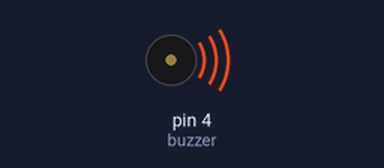
This sketch was run on a simulated Arduino Uno, built with avr-gcc and run on an emulated ATmega328P. Parts: buzzer (waves = sounding, pin HIGH).

Above: at 0.02 s.
Timing chart, 0 to 3.0 s (numbered marks = the images above):
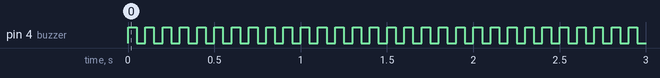

Measured:
- by itself, pin 4 (buzzer): alternates HIGH for 0.05 s and LOW for 0.05 s

The sketch:

sound_buzzer.ino
```cpp
int buzzer = 4;


void setup() {
  // put your setup code here, to run once:
  pinMode(buzzer, OUTPUT);
}

void loop() {
  // put your main code here, to run repeatedly:
  digitalWrite(buzzer, HIGH);
  delay(50);
  digitalWrite(buzzer, LOW);
  delay(50);
}
```
